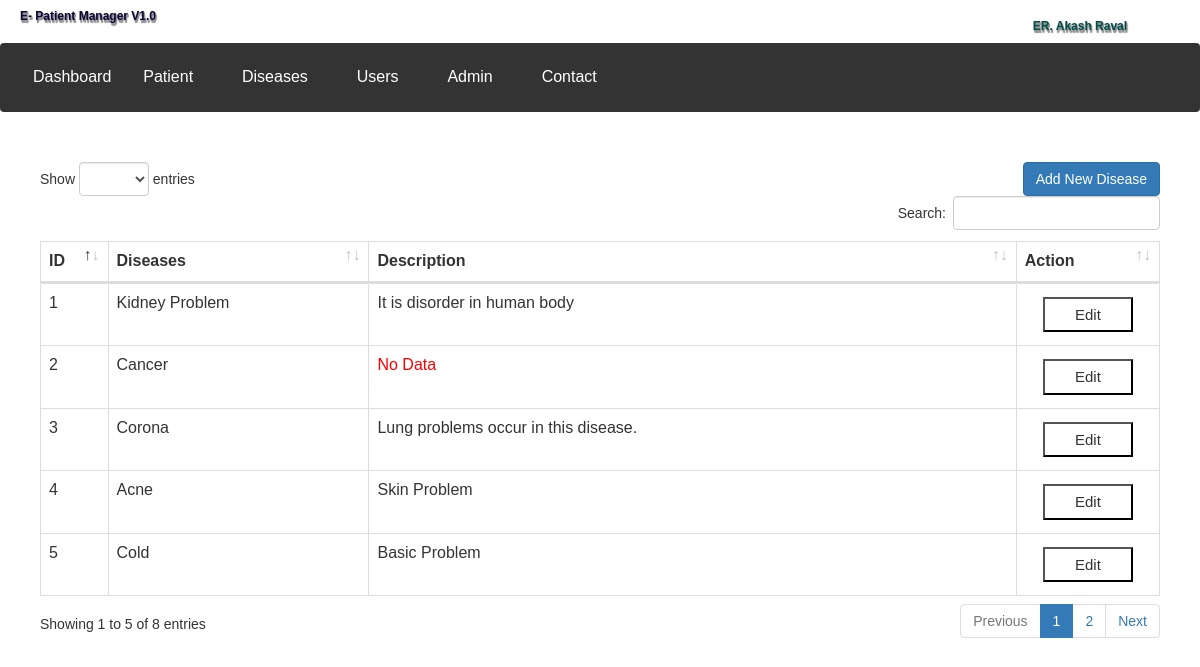
The app's page /Diseases/index.php (signed in) with its own data.
### tables this page shows
CREATE TABLE `disease` (
  `disease_Id` int(11) NOT NULL,
  `disease_name` varchar(150) NOT NULL,
  `disease_description` varchar(500) DEFAULT NULL
);

### Diseases/index.php (the view, shortened to what this page needs)
<html lang="en">
<head>
<link href="../assets/css/lib/bootstrap.min.css" rel="stylesheet">
<link href="../assets/css/lib/dataTables.bootstrap4.min.css" rel="stylesheet">
<link rel="stylesheet" href="../assets/css/Diseases.css">
</head>
<body>
<?php
include('../include/config.php');
include('../include/header.php');
$query = "select d.disease_Id as DiseaseId,"
        ."IFNULL(d.disease_name,'No Data') as DiseaseName,"
        ."IFNULL(d.disease_description,'No Data') as DiseaseDescription "
        ."from disease d ";
$ret=mysqli_query($con,$query);
?>
<div class="custom-container">
        <div>
            <button class="btn btn-primary add-btn" onclick="openaddmodel();">Add New Disease</button>
        </div>
    <table class="table table-bordered" id="dataTable" width="100%" cellspacing="0">
        <thead>
            <tr>
                <th>ID</th>
                <th>Diseases</th>
                <th>Description</th>
                <th>Action</th>
            </tr>
        </thead>
        <tbody>
        <?php while($row=mysqli_fetch_array($ret))
                {
                    $funcall = 'updatevalue('.$row['DiseaseId'].',"'.$row['DiseaseName'].'","'.$row['DiseaseDescription'].'");';
                 $view= "<tr>"
                        ."<td>"
                        .$row['DiseaseId']
                        ."</td>"
                        .'<td>'
                        .$row['DiseaseName']
                        ."</td>"
                        ."<td>"
                        .$row['DiseaseDescription']
                        ."</td>"
                        ."<td class='action'>"
                        ."<button class='action-btn' onclick='".$funcall."' >Edit</button> "
                        ."</td>"
                        ."</tr>";
                echo $view;
                }
        ?>
        </tbody>
    </table>
    </div>
</body>
</html>

### assets/css/Diseases.css (style rules this page uses)
.custom-container { width: 95%; padding-right: 10px; padding-left: 10px; margin-right: auto; margin-left: auto; margin-top: 50px; }
.add-btn { float: right; }
.action-btn { padding: 5px 30px; margin: 5px 5px; font-size: 15px; background: transparent; }
.action { text-align: center; }

### assets/css/header.css (style rules this page uses)
body { font-family: Arial, Helvetica, sans-serif; margin: 0; }

### records on screen
disease: disease_Id "1", DiseaseName "Kidney Problem", DiseaseDescription "It is disorder in human body"
disease: disease_Id "2", DiseaseName "Cancer", DiseaseDescription "No Data"
disease: disease_Id "3", DiseaseName "Corona", DiseaseDescription "Lung problems occur in this disease."
disease: disease_Id "4", DiseaseName "Acne", DiseaseDescription "Skin Problem"
disease: disease_Id "5", DiseaseName "Cold", DiseaseDescription "Basic Problem"

### other values on screen
$_SESSION['username'] "ER. Akash Raval"
